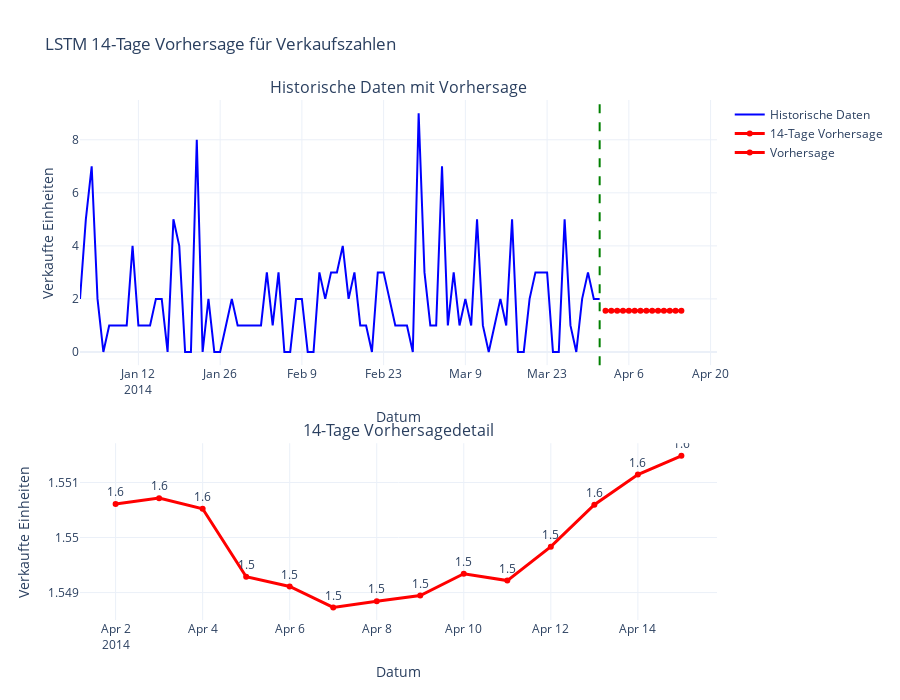

This figure's notebook cell:
### Code cell
# 13. VISUALISIERUNG DER MEHRSTUFIGEN VORHERSAGE
print("📈 Visualisiere mehrstufige Vorhersage...")

# Plot für historische Daten und Vorhersage
fig = make_subplots(
    rows=2, cols=1,
    subplot_titles=('Historische Daten mit Vorhersage', '14-Tage Vorhersagedetail'),
    vertical_spacing=0.15,
    row_heights=[0.6, 0.4]
)

# Historische Daten (letzte 90 Tage)
hist_days = 90
hist_dates = df_complete.index[-hist_days:]
hist_values = df_complete[sales_col].values[-hist_days:]

# Plot 1: Historische Daten + Vorhersage
fig.add_trace(
    go.Scatter(
        x=hist_dates,
        y=hist_values,
        mode='lines',
        name='Historische Daten',
        line=dict(color='blue', width=2)
    ),
    row=1, col=1
)

fig.add_trace(
    go.Scatter(
        x=future_dates,
        y=multi_step_predictions,
        mode='lines+markers',
        name=f'{FORECAST_HORIZON}-Tage Vorhersage',
        line=dict(color='red', width=3)
    ),
    row=1, col=1
)

# Vertikale Linie für Trennung Heute/Zukunft
fig.add_vline(
    x=last_date,
    line_width=2,
    line_dash="dash",
    line_color="green",
    row=1, col=1
)

# Plot 2: Detail der Vorhersage
fig.add_trace(
    go.Scatter(
        x=future_dates,
        y=multi_step_predictions,
        mode='lines+markers+text',
        name='Vorhersage',
        line=dict(color='red', width=3),
        text=[f'{val:.1f}' for val in multi_step_predictions],
        textposition="top center"
    ),
    row=2, col=1
)

# Layout anpassen
fig.update_layout(
    title_text=f'LSTM {FORECAST_HORIZON}-Tage Vorhersage für Verkaufszahlen',
    height=700,
    showlegend=True,
    template='plotly_white'
)

fig.update_xaxes(title_text="Datum", row=1, col=1)
fig.update_xaxes(title_text="Datum", row=2, col=1)
fig.update_yaxes(title_text="Verkaufte Einheiten", row=1, col=1)
fig.update_yaxes(title_text="Verkaufte Einheiten", row=2, col=1)

fig.show()

### Figure 1 — Plotly figure (JSON) as saved in the notebook; plotly's stock layout.template omitted (floating-point values rounded to 4 significant figures)
{"data": [{"line": {"color": "blue", "width": 2}, "mode": "lines", "name": "Historische Daten", "type": "scatter", "x": ["2014-01-02T00:00:00.000000000", "2014-01-03T00:00:00.000000000", "2014-01-04T00:00:00.000000000", "2014-01-05T00:00:00.000000000", "2014-01-06T00:00:00.000000000", "2014-01-07T00:00:00.000000000", "2014-01-08T00:00:00.000000000", "2014-01-09T00:00:00.000000000", "2014-01-10T00:00:00.000000000", "2014-01-11T00:00:00.000000000", "2014-01-12T00:00:00.000000000", "2014-01-13T00:00:00.000000000", "2014-01-14T00:00:00.000000000", "2014-01-15T00:00:00.000000000", "2014-01-16T00:00:00.000000000", "2014-01-17T00:00:00.000000000", "2014-01-18T00:00:00.000000000", "2014-01-19T00:00:00.000000000", "2014-01-20T00:00:00.000000000", "2014-01-21T00:00:00.000000000", "2014-01-22T00:00:00.000000000", "2014-01-23T00:00:00.000000000", "2014-01-24T00:00:00.000000000", "2014-01-25T00:00:00.000000000", "2014-01-26T00:00:00.000000000", "2014-01-27T00:00:00.000000000", "2014-01-28T00:00:00.000000000", "2014-01-29T00:00:00.000000000", "2014-01-30T00:00:00.000000000", "2014-01-31T00:00:00.000000000", "2014-02-01T00:00:00.000000000", "2014-02-02T00:00:00.000000000", "2014-02-03T00:00:00.000000000", "2014-02-04T00:00:00.000000000", "2014-02-05T00:00:00.000000000", "2014-02-06T00:00:00.000000000", "2014-02-07T00:00:00.000000000", "2014-02-08T00:00:00.000000000", "2014-02-09T00:00:00.000000000", "2014-02-10T00:00:00.000000000", "2014-02-11T00:00:00.000000000", "2014-02-12T00:00:00.000000000", "2014-02-13T00:00:00.000000000", "2014-02-14T00:00:00.000000000", "2014-02-15T00:00:00.000000000", "2014-02-16T00:00:00.000000000", "2014-02-17T00:00:00.000000000", "2014-02-18T00:00:00.000000000", "2014-02-19T00:00:00.000000000", "2014-02-20T00:00:00.000000000", "2014-02-21T00:00:00.000000000", "2014-02-22T00:00:00.000000000", "2014-02-23T00:00:00.000000000", "2014-02-24T00:00:00.000000000", "2014-02-25T00:00:00.000000000", "2014-02-26T00:00:00.000000000", "2014-02-27T00:00:00.000000000", "2014-02-28T00:00:00.000000000", "2014-03-01T00:00:00.000000000", "2014-03-02T00:00:00.000000000", "2014-03-03T00:00:00.000000000", "2014-03-04T00:00:00.000000000", "2014-03-05T00:00:00.000000000", "2014-03-06T00:00:00.000000000", "2014-03-07T00:00:00.000000000", "2014-03-08T00:00:00.000000000", "2014-03-09T00:00:00.000000000", "2014-03-10T00:00:00.000000000", "2014-03-11T00:00:00.000000000", "2014-03-12T00:00:00.000000000", "2014-03-13T00:00:00.000000000", "2014-03-14T00:00:00.000000000", "2014-03-15T00:00:00.000000000", "2014-03-16T00:00:00.000000000", "2014-03-17T00:00:00.000000000", "2014-03-18T00:00:00.000000000", "2014-03-19T00:00:00.000000000", "2014-03-20T00:00:00.000000000", "2014-03-21T00:00:00.000000000", "2014-03-22T00:00:00.000000000", "2014-03-23T00:00:00.000000000", "2014-03-24T00:00:00.000000000", "2014-03-25T00:00:00.000000000", "2014-03-26T00:00:00.000000000", "2014-03-27T00:00:00.000000000", "2014-03-28T00:00:00.000000000", "2014-03-29T00:00:00.000000000", "2014-03-30T00:00:00.000000000", "2014-03-31T00:00:00.000000000", "2014-04-01T00:00:00.000000000"], "xaxis": "x", "y": [2.0, 5.0, 7.0, 2.0, 0.0, 1.0, 1.0, 1.0, 1.0, 4.0, 1.0, 1.0, 1.0, 2.0, 2.0, 0.0, 5.0, 4.0, 0.0, 0.0, 8.0, 0.0, 2.0, 0.0, 0.0, 1.0, 2.0, 1.0, 1.0, 1.0, 1.0, 1.0, 3.0, 1.0, 3.0, 0.0, 0.0, 2.0, 2.0, 0.0, 0.0, 3.0, 2.0, 3.0, 3.0, 4.0, 2.0, 3.0, 1.0, 1.0, 0.0, 3.0, 3.0, 2.0, 1.0, 1.0, 1.0, 0.0, 9.0, 3.0, 1.0, 1.0, 7.0, 1.0, 3.0, 1.0, 2.0, 1.0, 5.0, 1.0, 0.0, 1.0, 2.0, 1.0, 5.0, 0.0, 0.0, 2.0, 3.0, 3.0, 3.0, 0.0, 0.0, 5.0, 1.0, 0.0, 2.0, 3.0, 2.0, 2.0], "yaxis": "y"}, {"line": {"color": "red", "width": 3}, "mode": "lines+markers", "name": "14-Tage Vorhersage", "type": "scatter", "x": ["2014-04-02T00:00:00", "2014-04-03T00:00:00", "2014-04-04T00:00:00", "2014-04-05T00:00:00", "2014-04-06T00:00:00", "2014-04-07T00:00:00", "2014-04-08T00:00:00", "2014-04-09T00:00:00", "2014-04-10T00:00:00", "2014-04-11T00:00:00", "2014-04-12T00:00:00", "2014-04-13T00:00:00", "2014-04-14T00:00:00", "2014-04-15T00:00:00"], "xaxis": "x", "y": [1.551, 1.551, 1.551, 1.549, 1.549, 1.549, 1.549, 1.549, 1.549, 1.549, 1.55, 1.551, 1.551, 1.551], "yaxis": "y"}, {"line": {"color": "red", "width": 3}, "mode": "lines+markers+text", "name": "Vorhersage", "text": ["1.6", "1.6", "1.6", "1.5", "1.5", "1.5", "1.5", "1.5", "1.5", "1.5", "1.5", "1.6", "1.6", "1.6"], "textposition": "top center", "type": "scatter", "x": ["2014-04-02T00:00:00", "2014-04-03T00:00:00", "2014-04-04T00:00:00", "2014-04-05T00:00:00", "2014-04-06T00:00:00", "2014-04-07T00:00:00", "2014-04-08T00:00:00", "2014-04-09T00:00:00", "2014-04-10T00:00:00", "2014-04-11T00:00:00", "2014-04-12T00:00:00", "2014-04-13T00:00:00", "2014-04-14T00:00:00", "2014-04-15T00:00:00"], "xaxis": "x2", "y": [1.551, 1.551, 1.551, 1.549, 1.549, 1.549, 1.549, 1.549, 1.549, 1.549, 1.55, 1.551, 1.551, 1.551], "yaxis": "y2"}], "layout": {"annotations": [{"font": {"size": 16}, "showarrow": false, "text": "Historische Daten mit Vorhersage", "x": 0.5, "xanchor": "center", "xref": "paper", "y": 1, "yanchor": "bottom", "yref": "paper"}, {"font": {"size": 16}, "showarrow": false, "text": "14-Tage Vorhersagedetail", "x": 0.5, "xanchor": "center", "xref": "paper", "y": 0.34, "yanchor": "bottom", "yref": "paper"}], "height": 700, "shapes": [{"line": {"color": "green", "dash": "dash", "width": 2}, "type": "line", "x0": "2014-04-01T00:00:00", "x1": "2014-04-01T00:00:00", "xref": "x", "y0": 0, "y1": 1, "yref": "y domain"}], "showlegend": true, "title": {"text": "LSTM 14-Tage Vorhersage für Verkaufszahlen"}, "xaxis": {"anchor": "y", "domain": [0, 1], "title": {"text": "Datum"}}, "xaxis2": {"anchor": "y2", "domain": [0, 1], "title": {"text": "Datum"}}, "yaxis": {"anchor": "x", "domain": [0.49, 1], "title": {"text": "Verkaufte Einheiten"}}, "yaxis2": {"anchor": "x2", "domain": [0, 0.34], "title": {"text": "Verkaufte Einheiten"}}}}
